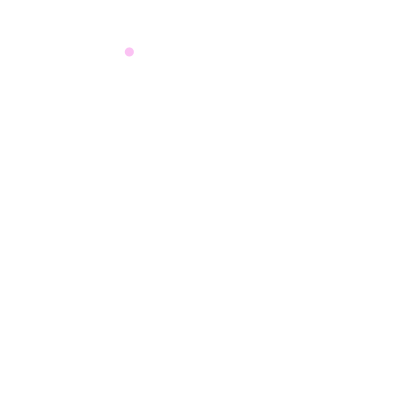
Frame 1 (no input)
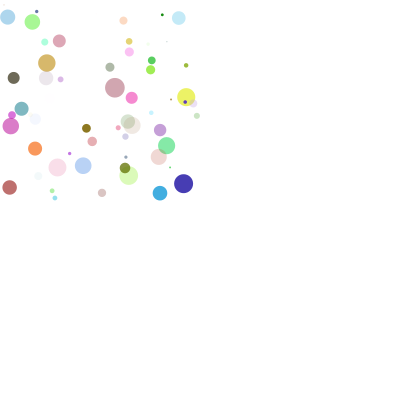
Frame 60 (the mouse pressed at the canvas centre just before this capture)
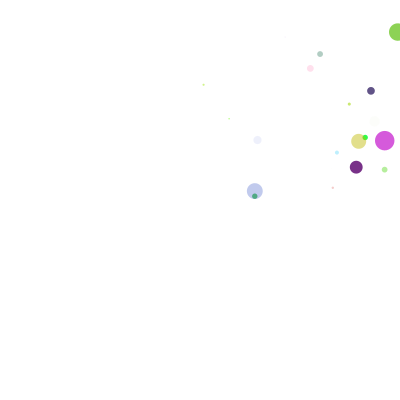
Frame 120 (the mouse held since frame 60 and released just before this capture)

The Processing sketch that drew these frames (run headless with seeded random() and noise(); from frame 60 on, the mouse is pressed at the canvas centre):

// Processing sketch: processing_159789
// ── processing_159789.pde

float r;
float g;
float b;
float a;

float diam;
float x;
float y;

int state = 1;
int count = 0;

void setup() {
  size(400, 400);
  background(255);
  smooth();
}

void draw() {  
  noStroke();

  if (state == 1) {
    x = random(0, 200);
    y = random(0, 200);
    r = random(255);
    g = random(255);
    b = random(255);
    a = random(255);
    diam = random (20);
    fill(r, g, b, a);
    ellipse(x, y, diam, diam);
    count++;
    if (count == 100) {
      state = 2;
      count = 0;
      background(255);
    }
  }
  if (state == 2) {
    x = random(201, 400);
    y = random(0, 200);
    r = random(255);
    g = random(255);
    b = random(255);
    a = random(255);
    diam = random (20);
    fill(r, g, b, a);
    ellipse(x, y, diam, diam);
    count++;
    if (count == 100) {
      state = 3;
      count = 0;
      background(255);
    }
  }
  if (state == 3) {
    x = random(0, 200);
    y = random(201, 400);
    r = random(255);
    g = random(255);
    b = random(255);
    a = random(255);
    diam = random (20);
    fill(r, g, b, a);
    ellipse(x, y, diam, diam);
    count++;
    if (count == 100) {
      state = 4;
      count = 0;
      background(255);
    }
  }
  if (state == 4) {
    x = random(201, 400);
    y = random(201, 400);
    r = random(255);
    g = random(255);
    b = random(255);
    a = random(255);
    diam = random (20);
    fill(r, g, b, a);
    ellipse(x, y, diam, diam);
    count++;
    if (count == 100) {
      state = 5;
      count = 0;
      background(255);
    }
  }
  if (state == 5) {
    x = random(400);
    y = random(400);
    r = random(255);
    g = random(255);
    b = random(255);
    a = random(255);
    diam = random (20);
    fill(r, g, b, a);
    ellipse(x, y, diam, diam);
    count++;
    if (count == 200) {
      state = 1;
      count = 0;
      background(255);
    }
  }
}
